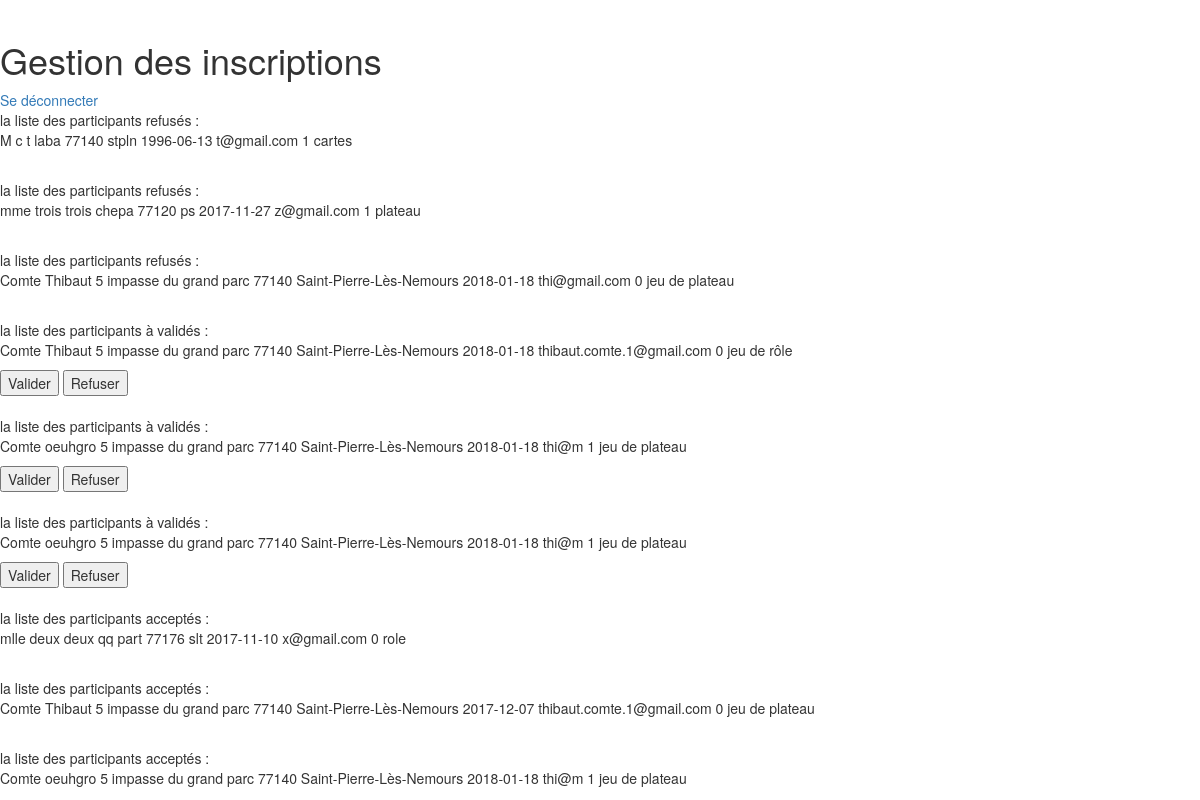
The page /admin.php (signed in) on the database its author committed.
### tables this page shows
CREATE TABLE IF NOT EXISTS `inscriptions` (
  `id` int(11) NOT NULL AUTO_INCREMENT,
  `civilite` varchar(4) DEFAULT 'NULL',
  `nom` varchar(25) NOT NULL,
  `prenom` varchar(55) NOT NULL,
  `adresse` varchar(55) DEFAULT NULL,
  `cp` varchar(10) DEFAULT NULL,
  `ville` varchar(55) DEFAULT NULL,
  `dateNaissance` date DEFAULT NULL,
  `email` varchar(55) NOT NULL,
  `membre` tinyint(1) DEFAULT 1,
  `jeux` varchar(55) DEFAULT NULL,
  `valide` int(11) DEFAULT NULL,
  PRIMARY KEY (`id`),
  UNIQUE KEY `inscriptions_id_uindex` (`id`)
);

### admin.php (the view, shortened to what this page needs)
<!DOCTYPE html>
<html lang="fr,en">
<head>
    <link rel="stylesheet" href="./style/Index.css" media="screen,projection" type="text/css">
</head>
<br>
<h1>Gestion des inscriptions</h1>
<?php
require 'includes/pdo.php';
?>
<a href="logout.php">Se déconnecter</a>
<?php
$sql = 'SELECT * FROM inscriptions ORDER BY valide';
$prep = $pdo->prepare($sql);
$prep->execute();
$inscrits = $prep->fetchAll();
foreach ($inscrits as $inscrit) {
    if ($inscrit['valide']==1){
        $id = $inscrit['id'];
        echo "</br>la liste des participants à validés : </br>"."<p>".$inscrit['civilite']." ".$inscrit['nom']." ".$inscrit['prenom']." "
            .$inscrit['adresse']." ".$inscrit['cp']." ".$inscrit['ville']." ".$inscrit['dateNaissance']." ".$inscrit['email']." "
            .$inscrit['membre']." ".$inscrit['jeux'];
        ?>
        <form method="get" action="check/valider.php">
            <button type="submit" name="valider" value = "<?php echo $id; ?>">Valider</button>
            <button type="submit" name="refuser" value = "<?php echo $id; ?>">Refuser</button>
        </form>
        <?php
    } else if ($inscrit['valide']==2){
        echo "</br>la liste des participants acceptés : </br>"."<p>".$inscrit['civilite']." ".$inscrit['nom']." ".$inscrit['prenom']." "
            .$inscrit['adresse']." ".$inscrit['cp']." ".$inscrit['ville']." ".$inscrit['dateNaissance']." ".$inscrit['email']." "
            .$inscrit['membre']." ".$inscrit['jeux']."</p>";
} else if ($inscrit['valide']==0){
        echo "</br>la liste des participants refusés : </br>"."<p>".$inscrit['civilite']." ".$inscrit['nom']." ".$inscrit['prenom']." "
            .$inscrit['adresse']." ".$inscrit['cp']." ".$inscrit['ville']." ".$inscrit['dateNaissance']." ".$inscrit['email']." "
            .$inscrit['membre']." ".$inscrit['jeux']."</p>";
    }
}
?>
</body>
</html>

### rows shown on the page
inscriptions: civilite "M", nom "c", prenom "t", adresse "laba", cp "77140", ville "stpln", dateNaissance "1996-06-13", email "t@gmail.com", membre "1", jeux "cartes"
inscriptions: civilite "mme", nom "trois", prenom "trois", adresse "chepa", cp "77120", ville "ps", dateNaissance "2017-11-27", email "z@gmail.com", membre "1", jeux "plateau"
inscriptions: nom "Comte", prenom "Thibaut", adresse "5 impasse du grand parc", cp "77140", ville "Saint-Pierre-Lès-Nemours", dateNaissance "2018-01-18", email "thi@gmail.com", membre "0", jeux "jeu de plateau"
inscriptions: nom "Comte", prenom "Thibaut", adresse "5 impasse du grand parc", cp "77140", ville "Saint-Pierre-Lès-Nemours", dateNaissance "2018-01-18", email "thibaut.comte.1@gmail.com", membre "0", jeux "jeu de rôle", $id 5 (drawn)
inscriptions: nom "Comte", prenom "oeuhgro", adresse "5 impasse du grand parc", cp "77140", ville "Saint-Pierre-Lès-Nemours", dateNaissance "2018-01-18", email "thi@m", membre "1", jeux "jeu de plateau", $id 7 (drawn)
inscriptions: nom "Comte", prenom "oeuhgro", adresse "5 impasse du grand parc", cp "77140", ville "Saint-Pierre-Lès-Nemours", dateNaissance "2018-01-18", email "thi@m", membre "1", jeux "jeu de plateau", $id 8 (drawn)
inscriptions: civilite "mlle", nom "deux", prenom "deux", adresse "qq part", cp "77176", ville "slt", dateNaissance "2017-11-10", email "x@gmail.com", membre "0", jeux "role"
inscriptions: nom "Comte", prenom "Thibaut", adresse "5 impasse du grand parc", cp "77140", ville "Saint-Pierre-Lès-Nemours", dateNaissance "2017-12-07", email "thibaut.comte.1@gmail.com", membre "0", jeux "jeu de plateau"
inscriptions: nom "Comte", prenom "oeuhgro", adresse "5 impasse du grand parc", cp "77140", ville "Saint-Pierre-Lès-Nemours", dateNaissance "2018-01-18", email "thi@m", membre "1", jeux "jeu de plateau"
